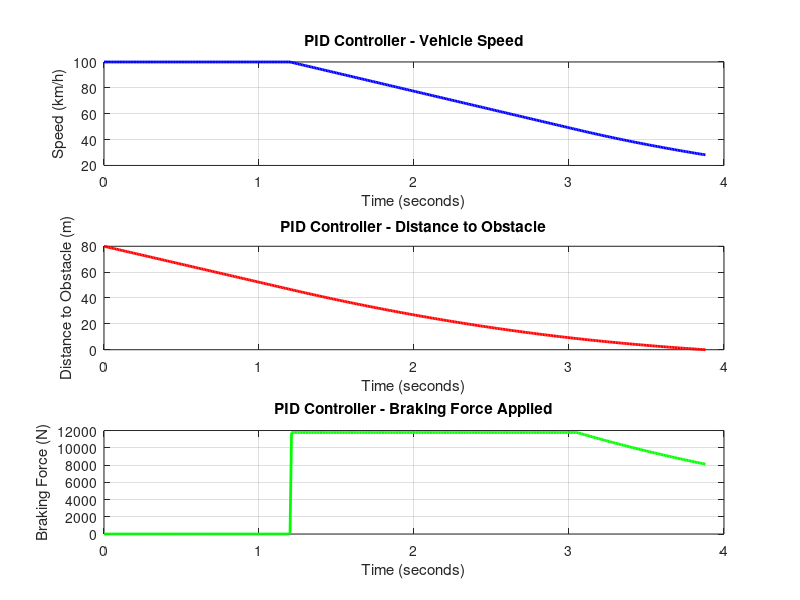

This chart was generated by the following MATLAB code:
%% AEB System - PID Braking Controller
% Author: Garvit
% Tomas Bata University - July 2026

%% Parameters
m = 1500;
g = 9.81;
mu = 0.8;
d0 = 80;
dt = 0.01;
v0 = 100/3.6;
F_max = mu * m * g;
TTC_threshold = 2.0;
t_reaction = 0.3;

%% PID Parameters - properly tuned
Kp = 800;
Ki = 50;
Kd = 100;

t = 0:dt:10;
n = length(t);

v = zeros(1,n);
d = zeros(1,n);
brake_force = zeros(1,n);
v(1) = v0;
d(1) = d0;

error_sum = 0;
error_prev = 0;
aeb_triggered = false;
aeb_trigger_time = 0;
stop_idx = n;
collision = 0;

fprintf('=== PID BRAKING CONTROLLER ===\n')
fprintf('Kp=%.0f Ki=%.0f Kd=%.0f\n', Kp, Ki, Kd)
fprintf('==============================\n')

for i = 2:n
    if v(i-1) > 0
        TTC = d(i-1) / v(i-1);
    else
        TTC = inf;
    end
    
    if TTC <= TTC_threshold && ~aeb_triggered
        aeb_triggered = true;
        aeb_trigger_time = t(i);
        fprintf('AEB triggered at t=%.2fs | TTC=%.2fs\n', t(i), TTC)
    end
    
    if aeb_triggered && (t(i) - aeb_trigger_time) >= t_reaction
        error = v(i-1);
        error_sum = error_sum + error * dt;
        error_diff = (error - error_prev) / dt;
        error_prev = error;
        
        F_pid = Kp*error + Ki*error_sum + Kd*error_diff;
        F_pid = max(0, min(F_pid, F_max));
        brake_force(i) = F_pid;
    end
    
    a = brake_force(i) / m;
    v(i) = v(i-1) - a * dt;
    if v(i) < 0
        v(i) = 0;
    end
    
    d(i) = d(i-1) - v(i-1) * dt;
    
    if d(i) <= 0
        d(i) = 0;
        stop_idx = i;
        collision = 1;
        fprintf('COLLISION at t=%.2fs\n', t(i))
        break
    end
    if v(i) == 0
        stop_idx = i;
        fprintf('SAFE STOP at t=%.2fs | Remaining: %.2fm\n', t(stop_idx), d(stop_idx))
        break
    end
end

figure(5)
clf

subplot(3,1,1)
plot(t(1:stop_idx), v(1:stop_idx)*3.6, 'b', 'LineWidth', 2)
xlabel('Time (seconds)')
ylabel('Speed (km/h)')
title('PID Controller - Vehicle Speed')
grid on

subplot(3,1,2)
plot(t(1:stop_idx), d(1:stop_idx), 'r', 'LineWidth', 2)
xlabel('Time (seconds)')
ylabel('Distance to Obstacle (m)')
title('PID Controller - Distance to Obstacle')
grid on

subplot(3,1,3)
plot(t(1:stop_idx), brake_force(1:stop_idx), 'g', 'LineWidth', 2)
xlabel('Time (seconds)')
ylabel('Braking Force (N)')
title('PID Controller - Braking Force Applied')
grid on

fprintf('==============================\n')
